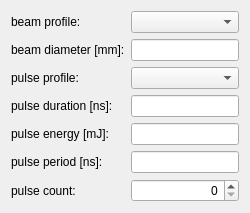
          <widget class="QWidget" name="scrollAreaWidgetContents_Signal">
           <property name="geometry">
            <rect>
             <x>0</x>
             <y>0</y>
             <width>0</width>
             <height>0</height>
            </rect>
           </property>
           <layout class="QFormLayout" name="formLayout_4">
            <property name="fieldGrowthPolicy">
             <enum>QFormLayout::AllNonFixedFieldsGrow</enum>
            </property>
            <item row="0" column="0">
             <widget class="QLabel" name="label_beam_class">
              <property name="text">
               <string>beam profile:</string>
              </property>
             </widget>
            </item>
            <item row="0" column="1">
             <widget class="QComboBox" name="comboBox_beam_class"/>
            </item>
            <item row="1" column="0">
             <widget class="QLabel" name="label_beam_radius">
              <property name="text">
               <string>beam diameter [mm]:</string>
              </property>
             </widget>
            </item>
            <item row="1" column="1">
             <widget class="QLineEdit" name="lineEdit_beam_radius">
              <property name="alignment">
               <set>Qt::AlignRight|Qt::AlignTrailing|Qt::AlignVCenter</set>
              </property>
             </widget>
            </item>
            <item row="2" column="0">
             <widget class="QLabel" name="label_pulse_class">
              <property name="text">
               <string>pulse profile:</string>
              </property>
             </widget>
            </item>
            <item row="2" column="1">
             <widget class="QComboBox" name="comboBox_pulse_class"/>
            </item>
            <item row="3" column="0">
             <widget class="QLabel" name="label_pulse_duration">
              <property name="text">
               <string>pulse duration [ns]:</string>
              </property>
             </widget>
            </item>
            <item row="3" column="1">
             <widget class="QLineEdit" name="lineEdit_pulse_duration">
              <property name="alignment">
               <set>Qt::AlignRight|Qt::AlignTrailing|Qt::AlignVCenter</set>
              </property>
             </widget>
            </item>
            <item row="4" column="0">
             <widget class="QLabel" name="label_pulse_energy">
              <property name="text">
               <string>pulse energy [mJ]:</string>
              </property>
             </widget>
            </item>
            <item row="4" column="1">
             <widget class="QLineEdit" name="lineEdit_pulse_energy">
              <property name="alignment">
               <set>Qt::AlignRight|Qt::AlignTrailing|Qt::AlignVCenter</set>
              </property>
             </widget>
            </item>
            <item row="5" column="0">
             <widget class="QLabel" name="label_train_pulse_period">
              <property name="text">
               <string>pulse period [ns]:</string>
              </property>
             </widget>
            </item>
            <item row="5" column="1">
             <widget class="QLineEdit" name="lineEdit_train_pulse_period">
              <property name="alignment">
               <set>Qt::AlignRight|Qt::AlignTrailing|Qt::AlignVCenter</set>
              </property>
             </widget>
            </item>
            <item row="6" column="0">
             <widget class="QLabel" name="label_train_pulse_count">
              <property name="text">
               <string>pulse count:</string>
              </property>
             </widget>
            </item>
            <item row="6" column="1">
             <widget class="QSpinBox" name="spinBox_train_pulse_count">
              <property name="alignment">
               <set>Qt::AlignRight|Qt::AlignTrailing|Qt::AlignVCenter</set>
              </property>
              <property name="maximum">
               <number>1073741824</number>
              </property>
             </widget>
            </item>
           </layout>
          </widget>
